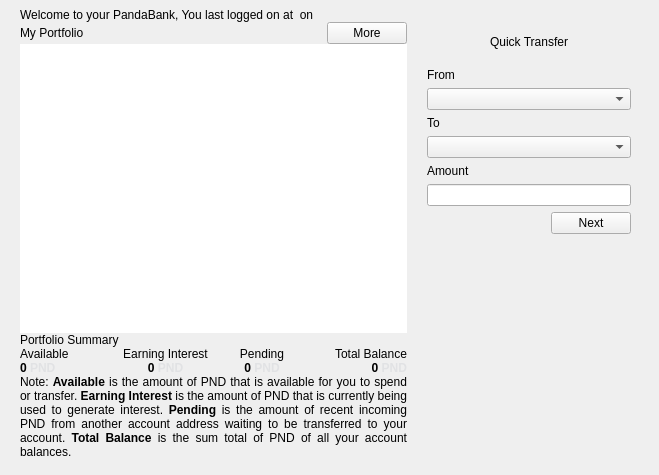
<?xml version="1.0" encoding="UTF-8"?>
<ui version="4.0">
 <class>OverviewPage</class>
 <widget class="QWidget" name="OverviewPage">
  <property name="geometry">
   <rect>
    <x>0</x>
    <y>0</y>
    <width>659</width>
    <height>475</height>
   </rect>
  </property>
  <property name="windowTitle">
   <string>Form</string>
  </property>
  <layout class="QHBoxLayout" name="horizontalLayout" stretch="0">
   <property name="spacing">
    <number>0</number>
   </property>
   <property name="margin">
    <number>0</number>
   </property>
   <item>
    <layout class="QVBoxLayout" name="verticalLayout_3">
     <property name="leftMargin">
      <number>20</number>
     </property>
     <property name="topMargin">
      <number>8</number>
     </property>
     <property name="rightMargin">
      <number>20</number>
     </property>
     <property name="bottomMargin">
      <number>16</number>
     </property>
     <item>
      <widget class="QLabel" name="welcome_heading">
       <property name="text">
        <string>Welcome to your PandaBank, You last logged on at &lt;TIME&gt; on &lt;DATE&gt;</string>
       </property>
      </widget>
     </item>
     <item>
      <layout class="QHBoxLayout" name="horizontalLayout_2" stretch="1,0">
       <property name="spacing">
        <number>0</number>
       </property>
       <item>
        <layout class="QVBoxLayout" name="verticalLayout_2" stretch="0,1,0,0,0,0">
         <property name="spacing">
          <number>0</number>
         </property>
         <item>
          <layout class="QHBoxLayout" name="horizontalLayout_5" stretch="1,0">
           <item>
            <widget class="QLabel" name="portfolio_heading">
             <property name="lineWidth">
              <number>1</number>
             </property>
             <property name="text">
              <string>My Portfolio</string>
             </property>
            </widget>
           </item>
           <item>
            <widget class="QPushButton" name="portfolio_heading_more">
             <property name="text">
              <string>More</string>
             </property>
            </widget>
           </item>
          </layout>
         </item>
         <item>
          <widget class="PortfolioOverviewTable" name="PortfolioTable">
           <property name="sizePolicy">
            <sizepolicy hsizetype="Expanding" vsizetype="MinimumExpanding">
             <horstretch>0</horstretch>
             <verstretch>0</verstretch>
            </sizepolicy>
           </property>
           <property name="frameShape">
            <enum>QFrame::NoFrame</enum>
           </property>
           <property name="frameShadow">
            <enum>QFrame::Plain</enum>
           </property>
           <property name="editTriggers">
            <set>QAbstractItemView::NoEditTriggers</set>
           </property>
           <property name="showDropIndicator" stdset="0">
            <bool>false</bool>
           </property>
           <property name="dragDropOverwriteMode">
            <bool>false</bool>
           </property>
           <property name="alternatingRowColors">
            <bool>false</bool>
           </property>
           <property name="selectionMode">
            <enum>QAbstractItemView::NoSelection</enum>
           </property>
           <property name="showGrid">
            <bool>false</bool>
           </property>
           <property name="cornerButtonEnabled">
            <bool>false</bool>
           </property>
           <attribute name="horizontalHeaderDefaultSectionSize">
            <number>150</number>
           </attribute>
           <attribute name="horizontalHeaderHighlightSections">
            <bool>false</bool>
           </attribute>
           <attribute name="verticalHeaderVisible">
            <bool>false</bool>
           </attribute>
           <attribute name="verticalHeaderHighlightSections">
            <bool>false</bool>
           </attribute>
          </widget>
         </item>
         <item>
          <widget class="QLabel" name="portfolio_overview_heading">
           <property name="text">
            <string>Portfolio Summary</string>
           </property>
          </widget>
         </item>
         <item>
          <layout class="QHBoxLayout" name="horizontalLayout_4" stretch="1,1,1,1">
           <property name="spacing">
            <number>0</number>
           </property>
           <item>
            <layout class="QVBoxLayout" name="verticalLayout_7">
             <property name="spacing">
              <number>0</number>
             </property>
             <property name="leftMargin">
              <number>0</number>
             </property>
             <item>
              <widget class="QLabel" name="portfolio_available_heading">
               <property name="text">
                <string>Available</string>
               </property>
               <property name="alignment">
                <set>Qt::AlignLeading|Qt::AlignLeft|Qt::AlignVCenter</set>
               </property>
              </widget>
             </item>
             <item>
              <widget class="QLabel" name="labelBalance">
               <property name="font">
                <font>
                 <weight>75</weight>
                 <bold>true</bold>
                </font>
               </property>
               <property name="cursor">
                <cursorShape>IBeamCursor</cursorShape>
               </property>
               <property name="toolTip">
                <string>Your current spendable balance</string>
               </property>
               <property name="text">
                <string notr="true">0 &lt;span style=&quot; color:#E1E2E4;&quot;&gt;PND&lt;/span&gt;</string>
               </property>
               <property name="textFormat">
                <enum>Qt::AutoText</enum>
               </property>
               <property name="alignment">
                <set>Qt::AlignLeading|Qt::AlignLeft|Qt::AlignVCenter</set>
               </property>
               <property name="textInteractionFlags">
                <set>Qt::LinksAccessibleByMouse|Qt::TextSelectableByKeyboard|Qt::TextSelectableByMouse</set>
               </property>
              </widget>
             </item>
            </layout>
           </item>
           <item>
            <layout class="QVBoxLayout" name="verticalLayout_8">
             <property name="spacing">
              <number>0</number>
             </property>
             <item>
              <widget class="QLabel" name="portfolio_interest_heading">
               <property name="text">
                <string>Earning Interest</string>
               </property>
               <property name="alignment">
                <set>Qt::AlignCenter</set>
               </property>
              </widget>
             </item>
             <item>
              <widget class="QLabel" name="labelStake">
               <property name="font">
                <font>
                 <weight>75</weight>
                 <bold>true</bold>
                </font>
               </property>
               <property name="cursor">
                <cursorShape>IBeamCursor</cursorShape>
               </property>
               <property name="toolTip">
                <string>Total of coins that was staked, and do not yet count toward the current balance</string>
               </property>
               <property name="text">
                <string notr="true">0 &lt;span style=&quot; color:#E1E2E4;&quot;&gt;PND&lt;/span&gt;</string>
               </property>
               <property name="alignment">
                <set>Qt::AlignCenter</set>
               </property>
               <property name="textInteractionFlags">
                <set>Qt::LinksAccessibleByMouse|Qt::TextSelectableByKeyboard|Qt::TextSelectableByMouse</set>
               </property>
              </widget>
             </item>
            </layout>
           </item>
           <item>
            <layout class="QVBoxLayout" name="verticalLayout_9">
             <property name="spacing">
              <number>0</number>
             </property>
             <item>
              <widget class="QLabel" name="portfolio_pending_heading">
               <property name="text">
                <string>Pending</string>
               </property>
               <property name="alignment">
                <set>Qt::AlignCenter</set>
               </property>
              </widget>
             </item>
             <item>
              <widget class="QLabel" name="labelUnconfirmed">
               <property name="font">
                <font>
                 <weight>75</weight>
                 <bold>true</bold>
                </font>
               </property>
               <property name="cursor">
                <cursorShape>IBeamCursor</cursorShape>
               </property>
               <property name="toolTip">
                <string>Total of transactions that have yet to be confirmed, and do not yet count toward the current balance</string>
               </property>
               <property name="text">
                <string notr="true">0 &lt;span style=&quot; color:#E1E2E4;&quot;&gt;PND&lt;/span&gt;</string>
               </property>
               <property name="alignment">
                <set>Qt::AlignCenter</set>
               </property>
               <property name="textInteractionFlags">
                <set>Qt::LinksAccessibleByMouse|Qt::TextSelectableByKeyboard|Qt::TextSelectableByMouse</set>
               </property>
              </widget>
             </item>
            </layout>
           </item>
           <item>
            <layout class="QVBoxLayout" name="verticalLayout_11">
             <property name="spacing">
              <number>0</number>
             </property>
             <property name="rightMargin">
              <number>0</number>
             </property>
             <item>
              <widget class="QLabel" name="portfolio_total_heading">
               <property name="text">
                <string>Total Balance</string>
               </property>
               <property name="alignment">
                <set>Qt::AlignRight|Qt::AlignTrailing|Qt::AlignVCenter</set>
               </property>
              </widget>
             </item>
             <item>
              <widget class="QLabel" name="labelTotal">
               <property name="font">
                <font>
                 <weight>75</weight>
                 <bold>true</bold>
                </font>
               </property>
               <property name="cursor">
                <cursorShape>IBeamCursor</cursorShape>
               </property>
               <property name="toolTip">
                <string>Your current total balance</string>
               </property>
               <property name="text">
                <string notr="true">0 &lt;span style=&quot; color:#E1E2E4;&quot;&gt;PND&lt;/span&gt;</string>
               </property>
               <property name="alignment">
                <set>Qt::AlignRight|Qt::AlignTrailing|Qt::AlignVCenter</set>
               </property>
               <property name="textInteractionFlags">
                <set>Qt::LinksAccessibleByMouse|Qt::TextSelectableByKeyboard|Qt::TextSelectableByMouse</set>
               </property>
              </widget>
             </item>
            </layout>
           </item>
          </layout>
         </item>
         <item>
          <widget class="QLabel" name="portfolio_overview_description">
           <property name="enabled">
            <bool>true</bool>
           </property>
           <property name="sizePolicy">
            <sizepolicy hsizetype="Expanding" vsizetype="Preferred">
             <horstretch>0</horstretch>
             <verstretch>0</verstretch>
            </sizepolicy>
           </property>
           <property name="text">
            <string>&lt;html&gt;&lt;head/&gt;&lt;body&gt;&lt;p&gt;Note: &lt;span style=&quot; font-weight:600;&quot;&gt;Available&lt;/span&gt; is the amount of PND that is available for you to spend or transfer. &lt;span style=&quot; font-weight:600;&quot;&gt;Earning Interest&lt;/span&gt; is the amount of PND that is currently being used to generate interest. &lt;span style=&quot; font-weight:600;&quot;&gt;Pending&lt;/span&gt; is the amount of recent incoming PND from another account address waiting to be transferred to your account. &lt;span style=&quot; font-weight:600;&quot;&gt;Total Balance&lt;/span&gt; is the sum total of PND of all your account balances. &lt;/p&gt;&lt;/body&gt;&lt;/html&gt;</string>
           </property>
           <property name="textFormat">
            <enum>Qt::RichText</enum>
           </property>
           <property name="alignment">
            <set>Qt::AlignJustify|Qt::AlignTop</set>
           </property>
           <property name="wordWrap">
            <bool>true</bool>
           </property>
           <property name="indent">
            <number>0</number>
           </property>
          </widget>
         </item>
         <item>
          <spacer name="verticalSpacer_2">
           <property name="orientation">
            <enum>Qt::Vertical</enum>
           </property>
           <property name="sizeHint" stdset="0">
            <size>
             <width>20</width>
             <height>0</height>
            </size>
           </property>
          </spacer>
         </item>
        </layout>
       </item>
       <item>
        <layout class="QVBoxLayout" name="verticalLayout" stretch="0,1">
         <property name="leftMargin">
          <number>12</number>
         </property>
         <property name="rightMargin">
          <number>0</number>
         </property>
         <item>
          <widget class="QFrame" name="quick_transfer_frame">
           <property name="sizePolicy">
            <sizepolicy hsizetype="Expanding" vsizetype="MinimumExpanding">
             <horstretch>0</horstretch>
             <verstretch>0</verstretch>
            </sizepolicy>
           </property>
           <property name="minimumSize">
            <size>
             <width>220</width>
             <height>220</height>
            </size>
           </property>
           <property name="frameShape">
            <enum>QFrame::NoFrame</enum>
           </property>
           <property name="frameShadow">
            <enum>QFrame::Plain</enum>
           </property>
           <property name="lineWidth">
            <number>0</number>
           </property>
           <layout class="QVBoxLayout" name="verticalLayout_4">
            <property name="margin">
             <number>0</number>
            </property>
            <item>
             <layout class="QVBoxLayout" name="verticalLayout_5" stretch="0,0,0">
              <property name="sizeConstraint">
               <enum>QLayout::SetMaximumSize</enum>
              </property>
              <item>
               <widget class="QLabel" name="quick_transfer_heading">
                <property name="sizePolicy">
                 <sizepolicy hsizetype="Expanding" vsizetype="Preferred">
                  <horstretch>0</horstretch>
                  <verstretch>0</verstretch>
                 </sizepolicy>
                </property>
                <property name="text">
                 <string>Quick Transfer</string>
                </property>
                <property name="alignment">
                 <set>Qt::AlignCenter</set>
                </property>
               </widget>
              </item>
              <item>
               <layout class="QFormLayout" name="formLayout_4">
                <property name="sizeConstraint">
                 <enum>QLayout::SetDefaultConstraint</enum>
                </property>
                <property name="fieldGrowthPolicy">
                 <enum>QFormLayout::ExpandingFieldsGrow</enum>
                </property>
                <property name="labelAlignment">
                 <set>Qt::AlignLeading|Qt::AlignLeft|Qt::AlignVCenter</set>
                </property>
                <property name="leftMargin">
                 <number>8</number>
                </property>
                <property name="topMargin">
                 <number>0</number>
                </property>
                <property name="rightMargin">
                 <number>8</number>
                </property>
                <item row="8" column="0">
                 <widget class="QLabel" name="label_14">
                  <property name="text">
                   <string>To</string>
                  </property>
                 </widget>
                </item>
                <item row="10" column="0">
                 <widget class="QLabel" name="label_16">
                  <property name="text">
                   <string>Amount</string>
                  </property>
                 </widget>
                </item>
                <item row="6" column="0">
                 <widget class="QLabel" name="label_15">
                  <property name="text">
                   <string>From</string>
                  </property>
                 </widget>
                </item>
                <item row="7" column="0" colspan="2">
                 <widget class="RichTextCombo" name="quick_transfer_from_combobox">
                  <property name="sizePolicy">
                   <sizepolicy hsizetype="Expanding" vsizetype="Fixed">
                    <horstretch>0</horstretch>
                    <verstretch>0</verstretch>
                   </sizepolicy>
                  </property>
                  <property name="editable">
                   <bool>false</bool>
                  </property>
                  <property name="currentIndex">
                   <number>-1</number>
                  </property>
                  <property name="sizeAdjustPolicy">
                   <enum>QComboBox::AdjustToContents</enum>
                  </property>
                 </widget>
                </item>
                <item row="9" column="0" colspan="2">
                 <widget class="RichTextCombo" name="quick_transfer_to_combobox">
                  <property name="sizeAdjustPolicy">
                   <enum>QComboBox::AdjustToContents</enum>
                  </property>
                 </widget>
                </item>
                <item row="11" column="0" colspan="2">
                 <widget class="BitcoinAmountField" name="quick_transfer_amount"/>
                </item>
               </layout>
              </item>
              <item>
               <layout class="QHBoxLayout" name="horizontalLayout_3">
                <property name="leftMargin">
                 <number>8</number>
                </property>
                <property name="topMargin">
                 <number>0</number>
                </property>
                <property name="rightMargin">
                 <number>8</number>
                </property>
                <property name="bottomMargin">
                 <number>8</number>
                </property>
                <item>
                 <spacer name="horizontalSpacer">
                  <property name="orientation">
                   <enum>Qt::Horizontal</enum>
                  </property>
                  <property name="sizeHint" stdset="0">
                   <size>
                    <width>40</width>
                    <height>20</height>
                   </size>
                  </property>
                 </spacer>
                </item>
                <item>
                 <widget class="QPushButton" name="quick_transfer_next_button">
                  <property name="sizePolicy">
                   <sizepolicy hsizetype="Fixed" vsizetype="Fixed">
                    <horstretch>0</horstretch>
                    <verstretch>0</verstretch>
                   </sizepolicy>
                  </property>
                  <property name="text">
                   <string>Next</string>
                  </property>
                 </widget>
                </item>
               </layout>
              </item>
             </layout>
            </item>
           </layout>
          </widget>
         </item>
         <item>
          <spacer name="verticalSpacer">
           <property name="orientation">
            <enum>Qt::Vertical</enum>
           </property>
           <property name="sizeHint" stdset="0">
            <size>
             <width>20</width>
             <height>40</height>
            </size>
           </property>
          </spacer>
         </item>
        </layout>
       </item>
      </layout>
     </item>
    </layout>
   </item>
  </layout>
 </widget>
 <customwidgets>
  <customwidget>
   <class>BitcoinAmountField</class>
   <extends>QLineEdit</extends>
   <header>bitcoinamountfield.h</header>
   <container>1</container>
  </customwidget>
  <customwidget>
   <class>RichTextCombo</class>
   <extends>QComboBox</extends>
   <header>richtextcombo.h</header>
  </customwidget>
  <customwidget>
   <class>PortfolioOverviewTable</class>
   <extends>QTableView</extends>
   <header>portfoliooverviewtable.h</header>
  </customwidget>
 </customwidgets>
 <resources/>
 <connections/>
</ui>
